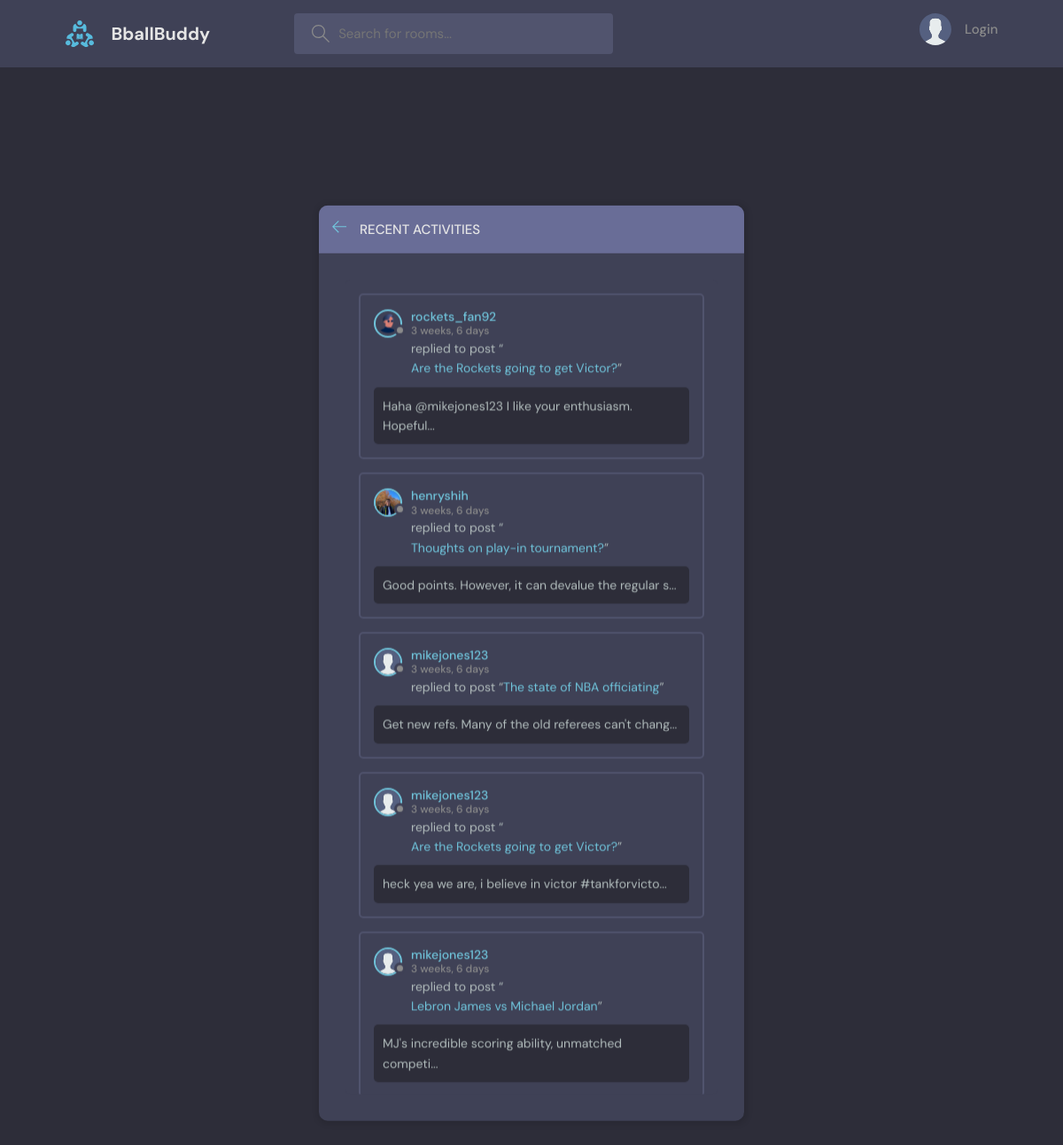
The page /activity/ on the database as committed earlier.
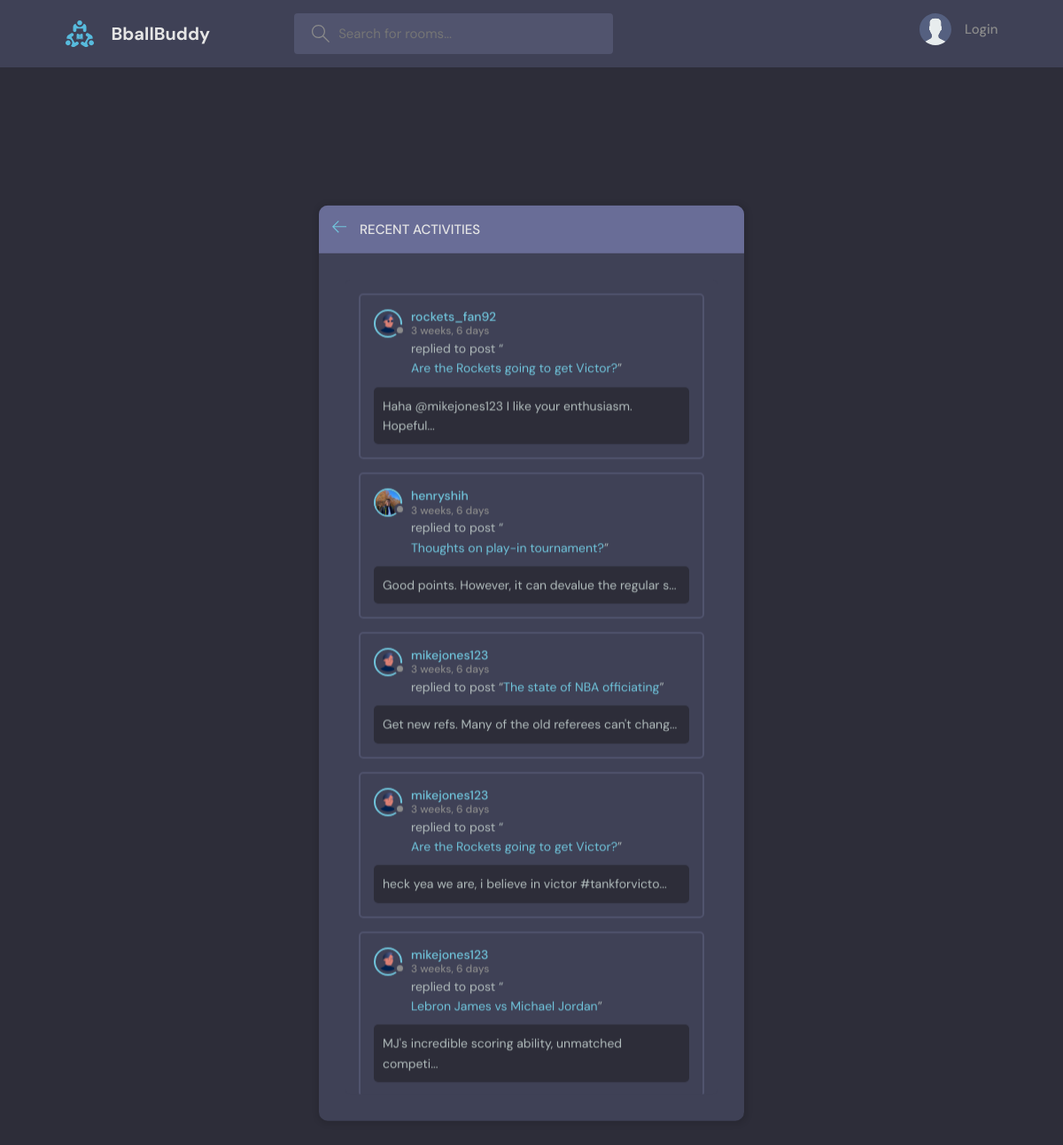
The same page on the database as committed later.
### base/models.py (models this page shows, shortened)
class Message(models.Model):
    user = models.ForeignKey(User,on_delete=models.CASCADE)
    room = models.ForeignKey(Room, on_delete=models.CASCADE)
    body = models.TextField()
    updated = models.DateTimeField(auto_now=True)
    created = models.DateTimeField(auto_now_add=True)
    class Meta:
        ordering = ['-updated', '-created']
    def __str__(self):
        return self.body[0:50]

class Profile(models.Model):
    user = models.OneToOneField(User, null=True, on_delete=models.CASCADE)
    name = models.CharField(max_length=200, null=True, blank=True)
    email = models.EmailField(unique=True, null=True)
    date_created = models.DateTimeField(auto_now_add=True, null=True)
    bio = models.TextField(null=True)
    avatar = models.ImageField(null=True, default="avatar.svg")

class Room(models.Model):
    host = models.ForeignKey(User, on_delete=models.SET_NULL, null=True)
    topic = models.ForeignKey(Topic, on_delete=models.SET_NULL, null=True)
    name = models.CharField(max_length=200)
    description = models.TextField(null=True, blank=True)
    participants = models.ManyToManyField(User, related_name='participants', blank=True)
    updated = models.DateTimeField(auto_now=True)
    created = models.DateTimeField(auto_now_add=True)
    class Meta:
        ordering = ['-updated', '-created']
    def __str__(self):
        return self.name

### base/views.py (the view)
# urls.py: path('activity/',views.activityPage,name='activity')
def activityPage(request):
    activity_messages = Message.objects.all()[0:5]
    print(activity_messages)
    context={'activity_messages':activity_messages}
    return render(request, 'base/activity.html',context )

### base/templates/base/activity.html (shortened to what this page needs)
{%extends 'main.html'%} {%block content%}
<main class="layout">
  <div class="container">
    <div class="layout__box">
      <div class="layout__boxHeader">
        <div class="layout__boxTitle">
          <a href="{%url 'home'%}">
            <svg
              version="1.1"
              xmlns="http://www.w3.org/2000/svg"
              width="32"
              height="32"
              viewBox="0 0 32 32"
            >
              <title>arrow-left</title>
              <path
                d="M13.723 2.286l-13.723 13.714 13.719 13.714 1.616-1.611-10.96-10.96h27.625v-2.286h-27.625l10.965-10.965-1.616-1.607z"
              ></path>
            </svg>
          </a>
          <h3>Recent Activities</h3>
        </div>
      </div>
      <div class="activities-page layout__body scroll">
        {%for message in activity_messages%}
        <div class="activities__box">
          <div class="activities__boxHeader roomListRoom__header">
            <a
              href="{%url 'user-profile' message.user.id%}"
              class="roomListRoom__author"
            >
              <div class="avatar avatar--small">
                <img src="{{message.user.profile.avatar.url}}" />
              </div>
              <p>
                {{message.user}}
                <span>{{message.created|timesince}}</span>
              </p>
            </a>
          </div>
          <div class="activities__boxContent">
            <p>replied to post “<a href="room.html">{{message.room}}</a>”</p>
            <div class="activities__boxRoomContent">{{message}}...</div>
          </div>
        </div>
        {%endfor%}
      </div>
    </div>
  </div>
</main>
{%endblock content%}

Rows that differ between the two databases and show on the page:
changed through a linked row, Message "Get new refs. Many of the old referees can't chang": user.profile.avatar: picture added in place of a placeholder
changed through a linked row, Message "heck yea we are, i believe in victor #tankforvicto": user.profile.avatar: picture added in place of a placeholder
changed through a linked row, Message "MJ's incredible scoring ability, unmatched competi": user.profile.avatar: picture added in place of a placeholder
